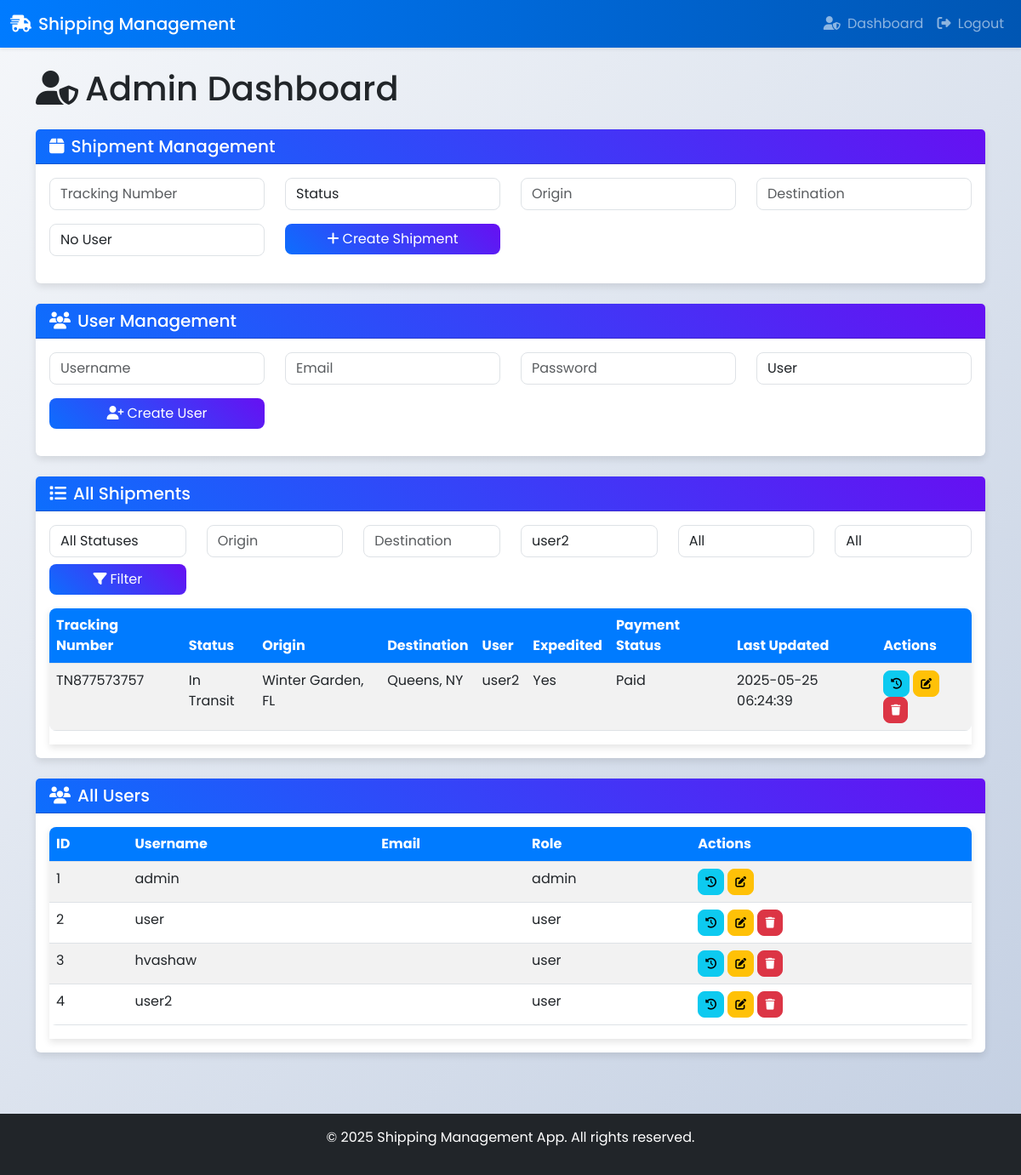
Page /admin/dashboard?user_id=4 (signed in) on the committed database.
### app.py (models this page shows)
class Shipment(db.Model):
    id = db.Column(db.Integer, primary_key=True)
    tracking_number = db.Column(db.String(50), unique=True, nullable=False)
    status = db.Column(db.String(50), nullable=False)
    origin = db.Column(db.String(100), nullable=False)
    destination = db.Column(db.String(100), nullable=False)
    last_updated = db.Column(db.DateTime, default=datetime.utcnow)
    user_id = db.Column(db.Integer, db.ForeignKey('user.id'), nullable=True)
    expedited = db.Column(db.Boolean, default=False)
    payment_status = db.Column(db.String(20), default='Pending')

class User(db.Model):
    id = db.Column(db.Integer, primary_key=True)
    username = db.Column(db.String(80), unique=True, nullable=False)
    password = db.Column(db.String(120), nullable=False)
    role = db.Column(db.String(20), default='user')
    shipments = db.relationship('Shipment', backref='user', lazy=True)

### app.py (the view, shortened to what this page needs)
@app.route('/admin/dashboard', methods=['GET', 'POST'])
@jwt_required()
def admin_dashboard():
    jwt_data = get_jwt()
    if jwt_data['role'] != 'admin':
        flash('Access denied', 'danger')
        return redirect(url_for('track'))
    statuses = ['Pending', 'In Transit', 'Delivered', 'Cancelled']
    payment_statuses = ['Pending', 'Paid']
    users = User.query.all()
    status = request.args.get('status')
    origin = request.args.get('origin')
    destination = request.args.get('destination')
    user_id = request.args.get('user_id')
    expedited = request.args.get('expedited')
    payment_status = request.args.get('payment_status')
    query = Shipment.query
    if status:
        query = query.filter_by(status=status)
    if origin:
        query = query.filter(Shipment.origin.ilike(f'%{origin}%'))
    if destination:
        query = query.filter(Shipment.destination.ilike(f'%{destination}%'))
    if user_id:
        query = query.filter_by(user_id=user_id)
    if expedited:
        query = query.filter_by(expedited=expedited == 'true')
    if payment_status:
        query = query.filter_by(payment_status=payment_status)
    shipments = query.all()
    return render_template('admin_dashboard.html', shipments=shipments, users=users, statuses=statuses, payment_statuses=payment_statuses)

### app.py (called while the page is built)
@app.context_processor
def inject_user_role():
    try:
        jwt_data = get_jwt()
        if jwt_data:
            return {'user_role': jwt_data.get('role')}
        return {'user_role': None}
    except:
        return {'user_role': None}

### templates/admin_dashboard.html (shortened to what this page needs)
{% extends "base.html" %}
{% block content %}
<div class="row">
    <div class="col-12">
        <h1 class="mb-4"><i class="fas fa-user-shield me-2"></i>Admin Dashboard</h1>
    </div>
</div>
<div class="card mb-4">
    <div class="card-header bg-primary text-white">
        <h5 class="mb-0"><i class="fas fa-box me-2"></i>Shipment Management</h5>
    </div>
    <div class="card-body">
        <form method="POST">
            <div class="row mb-3">
                <div class="col-md-3">
                    <input type="text" class="form-control" name="tracking_number" placeholder="Tracking Number" required>
                </div>
                <div class="col-md-3">
                    <select class="form-control" name="status" required>
                        <option value="" disabled selected>Status</option>
                    </select>
                </div>
                <div class="col-md-3">
                    <input type="text" class="form-control" name="origin" placeholder="Origin" required>
                </div>
                <div class="col-md-3">
                    <input type="text" class="form-control" name="destination" placeholder="Destination" required>
                </div>
            </div>
            <div class="row mb-3">
                <div class="col-md-3">
                    <select class="form-control" name="user_id">
                        <option value="">No User</option>
                    </select>
                </div>
                <div class="col-md-3">
                    <button type="submit" class="btn btn-primary w-100"><i class="fas fa-plus me-1"></i>Create Shipment</button>
                </div>
            </div>
        </form>
    </div>
</div>
<div class="card mb-4">
    <div class="card-header bg-primary text-white">
        <h5 class="mb-0"><i class="fas fa-users me-2"></i>User Management</h5>
    </div>
    <div class="card-body">
        <form method="POST">
            <div class="row mb-3">
                <div class="col-md-3">
                    <input type="text" class="form-control" name="username" placeholder="Username" required>
                </div>
                <div class="col-md-3">
                    <input type="email" class="form-control" name="email" placeholder="Email" required>
                </div>
                <div class="col-md-3">
                    <input type="password" class="form-control" name="password" placeholder="Password" required>
                </div>
                <div class="col-md-3">
                    <select class="form-control" name="role" required>
                        <option value="user">User</option>
                    </select>
                </div>
            </div>
            <div class="row mb-3">
                <div class="col-md-3">
                    <button type="submit" class="btn btn-primary w-100"><i class="fas fa-user-plus me-1"></i>Create User</button>
                </div>
            </div>
        </form>
    </div>
</div>
<div class="card mb-4">
    <div class="card-header bg-primary text-white">
        <h5 class="mb-0"><i class="fas fa-list me-2"></i>All Shipments</h5>
    </div>
    <div class="card-body">
        <form method="GET" class="mb-3">
            <div class="row">
                <div class="col-md-2">
                    <select class="form-control" name="status">
                        <option value="">All Statuses</option>
                    </select>
                </div>
                <div class="col-md-2">
                    <input type="text" class="form-control" name="origin" placeholder="Origin" value="{{ request.args.get('origin', '') }}">
                </div>
                <div class="col-md-2">
                    <input type="text" class="form-control" name="destination" placeholder="Destination" value="{{ request.args.get('destination', '') }}">
                </div>
                <div class="col-md-2">
                    <select class="form-control" name="user_id">
                        {% for user in users %}
                            <option value="{{ user.id }}" {% if request.args.get('user_id') == user.id|string %}selected{% endif %}>{{ user.username }}</option>
                        {% endfor %}
                    </select>
                </div>
                <div class="col-md-2">
                    <select class="form-control" name="expedited">
                        <option value="">All</option>
                    </select>
                </div>
                <div class="col-md-2">
                    <select class="form-control" name="payment_status">
                        <option value="">All</option>
                    </select>
                </div>
            </div>
            <div class="row mt-2">
                <div class="col-md-2">
                    <button type="submit" class="btn btn-primary w-100"><i class="fas fa-filter me-1"></i>Filter</button>
                </div>
            </div>
        </form>
        <div class="table-responsive">
            <table class="table table-striped">
                <thead>
                    <tr>
                        <th>Tracking Number</th>
                        <th>Status</th>
                        <th>Origin</th>
                        <th>Destination</th>
                        <th>User</th>
                        <th>Expedited</th>
                        <th>Payment Status</th>
                        <th>Last Updated</th>
                        <th>Actions</th>
                    </tr>
                </thead>
                <tbody>
                    {% for shipment in shipments %}
                        <tr>
                            <td>{{ shipment.tracking_number }}</td>
                            <td>{{ shipment.status }}</td>
                            <td>{{ shipment.origin }}</td>
                            <td>{{ shipment.destination }}</td>
                            <td>{{ shipment.user.username if shipment.user else 'None' }}</td>
                            <td>{{ 'Yes' if shipment.expedited else 'No' }}</td>
                            <td>{{ shipment.payment_status }}</td>
                            <td>{{ shipment.last_updated.strftime('%Y-%m-%d %H:%M:%S') }}</td>
                            <td>
                                <button class="btn btn-sm btn-info" onclick="showHistory('{{ shipment.tracking_number }}')"><i class="fas fa-history"></i></button>
                                <button class="btn btn-sm btn-warning" data-bs-toggle="modal" data-bs-target="#editShipmentModal" onclick="editShipment('{{ shipment.tracking_number }}', '{{ shipment.status }}', '{{ shipment.origin }}', '{{ shipment.destination }}', '{{ shipment.user_id or '' }}')"><i class="fas fa-edit"></i></button>
                                <form action="{{ url_for('admin_dashboard') }}" method="POST" style="display:inline;">
                                    <button type="submit" class="btn btn-sm btn-danger" onclick="return confirm('Are you sure you want to delete this shipment?')"><i class="fas fa-trash"></i></button>
                                </form>
                            </td>
                        </tr>
                    {% endfor %}
                </tbody>
            </table>
        </div>
    </div>
</div>
<div class="card mb-4">
    <div class="card-header bg-primary text-white">
        <h5 class="mb-0"><i class="fas fa-users me-2"></i>All Users</h5>
    </div>
    <div class="card-body">
        <div class="table-responsive">
            <table class="table table-striped">
                <thead>
                    <tr>
                        <th>ID</th>
                        <th>Username</th>
                        <th>Email</th>
                        <th>Role</th>
                        <th>Actions</th>
                    </tr>
                </thead>
                <tbody>
                    {% for user in users %}
                        <tr>
                            <td>{{ user.id }}</td>
                            <td>{{ user.username }}</td>
                            <td>{{ user.email }}</td>
                            <td>{{ user.role }}</td>
                            <td>
                                <button class="btn btn-sm btn-info" onclick="showUserHistory({{ user.id }})"><i class="fas fa-history"></i></button>
                                <button class="btn btn-sm btn-warning" data-bs-toggle="modal" data-bs-target="#editUserModal" onclick="editUser({{ user.id }}, '{{ user.username }}', '{{ user.email }}', '{{ user.role }}')"><i class="fas fa-edit"></i></button>
                                {% if user.role != 'admin' %}
                                    <form action="{{ url_for('admin_dashboard') }}" method="POST" style="display:inline;">
                                        <button type="submit" class="btn btn-sm btn-danger" onclick="return confirm('Are you sure you want to delete this user?')"><i class="fas fa-trash"></i></button>
                                    </form>
                                {% endif %}
                            </td>
                        </tr>
                    {% endfor %}
                </tbody>
            </table>
        </div>
    </div>
</div>
{% endblock %}

### static/css/styles.css (style rules this page uses)
body { font-family: 'Poppins', sans-serif; background: linear-gradient(135deg, #f5f7fa 0%, #c3cfe2 100%); min-height: 100vh; display: flex; flex-direction: column; }
.card { border: none; box-shadow: 0 4px 8px rgba(0, 0, 0, 0.1); transition: transform 0.3s ease; }
.card-header { background: linear-gradient(45deg, #0d6efd, #6610f2); }
.table-responsive { box-shadow: 0 4px 8px rgba(0, 0, 0, 0.1); }
.form-control, .form-select { border-radius: 8px; transition: border-color 0.3s, box-shadow 0.3s; }
.btn { border-radius: 8px; transition: transform 0.2s, background-color 0.3s; }
.btn-primary { background: linear-gradient(45deg, #0d6efd, #6610f2); border: none; transition: background 0.3s ease; }
.btn-sm i { font-size: 0.8rem; }
.btn-danger { background-color: #dc3545; border-color: #dc3545; }
.btn-warning { background-color: #ffc107; border-color: #ffc107; }
.table { background: #fff; border-radius: 8px; overflow: hidden; }
.table th { background: #007bff; color: #fff; }
.table-striped tbody tr:nth-of-type(odd) { background-color: rgba(0, 123, 255, 0.05); }

### rows in the picture
Shipment: tracking_number "TN877573757", status "In Transit", origin "Winter Garden, FL", destination "Queens, NY", user "user2", expedited "Yes", payment_status "Paid", last_updated "2025-05-25 06:24:39"
User: id "1", username "admin", role "admin"
User: id "2", username "user", role "user"
User: id "3", username "hvashaw", role "user"
User: id "4", username "user2", role "user"

### other values in the picture
form field user_id "user2"
